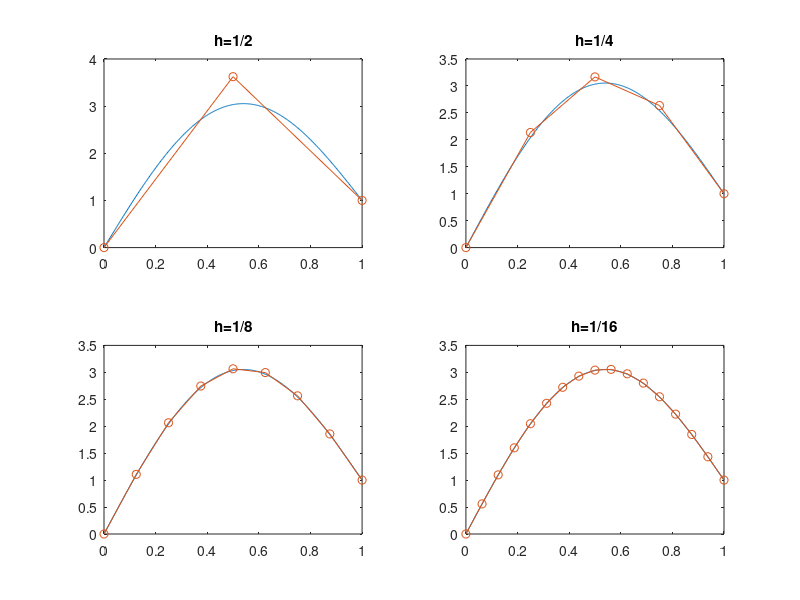

Reproduce this figure in MATLAB.
function m385bvp1d
% template for numerical solution of a two-point boundary value problem
% -y''=r, y(0)=alpha, y(1)=beta
clear; clf;
alpha = 0; beta = 1; lambda = 25;   % boundary conditions
for icase=1:4
    n = 2^icase-1; h = 1/(n+1);     % h = mesh size
    xe = 0:0.0025:1;                % fine mesh for plotting exact solution
    ye = 25/(pi*pi)*sin(pi*xe)+xe;                          % exact solution on fine mesh
% Set up for numerical solution.
for i=1:n
    xh(i) = i*h;                    % mesh points
    yh(i) = 25/(pi*pi)*sin(pi*xh(i))+xh(i);                       % exact solution at mesh points
    a(i) = -1; b(i) = 2; c(i) = -1;      % matrix elements
    r(i) = 25*sin(pi*xh(i));                        % right hand side vector
end
    r(1) = r(1)+alpha/(h*h);                        % adjust for BC at x=0
    r(n) = r(n)+beta/(h*h);                        % adjust for BC at x=1
    wh = (h^2)*LU_385(a,b,c,r);     % numerical solution
% output
    table(icase,1) = h;
    table(icase,2) = norm(yh-wh,inf);
    table(icase,3) = norm(yh-wh,inf)/h;
    table(icase,4) = norm(yh-wh,inf)/h^2;
    table(icase,5) = norm(yh-wh,inf)/h^3;
    xplot = [0 xh 1]; wplot = [alpha wh beta];
    subplot(2,2,icase); plot(xe,ye,xplot,wplot,'-o');
    string = sprintf('h=1/%d',n+1); title(string)
end
table
%%%%%%%%%%%%%%%%%%%%%%%%%%%%%%%%%%%%%%%%%%%%%%%%%%%%%%%%%%%%%%%%%%%%%%%%%%%
function w = LU_385(a,b,c,r)
% input: a, b, c, r - matrix elements and right hand side vector
% output: w - solution of linear system
%
n = length(r);                      %size of vector r
% find L, U
u(1)=b(1);
for k=2:n
  l(k)=a(k)/u(k-1);
  u(k)=b(k)-l(k)*c(k-1);
end
% solve Lz = r
z(1)=r(1);
for k=2:n
  z(k)=r(k)-l(k)*z(k-1);
end
% solve Uw = z
w(n)=z(n)/u(n);
for k=n-1:-1:1
  w(k)=(z(k)-c(k)*w(k+1))/u(k);
end
